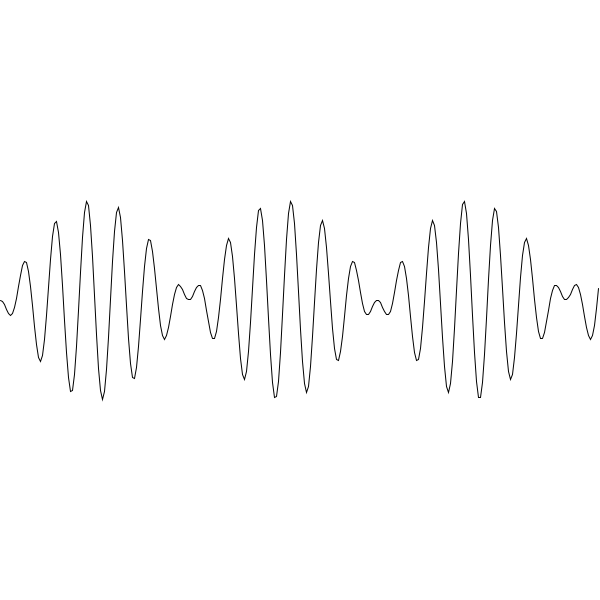
Frame 1 (no input)
Frame 60 (the mouse pressed at the canvas centre just before this capture): identical to frame 1, image omitted
Frame 120 (the mouse held since frame 60 and released just before this capture): identical to frame 1, image omitted

The Processing sketch that drew this single still picture (run headless with seeded random() and noise(); from frame 60 on, the mouse is pressed at the canvas centre):

// Processing sketch: processing_130531
// ── processing_130531.pde

/**
 Here is the same approach to drawing the sine wave, but now, we are
 "modulating" it with a nother sine wave with a different frequency.
 This creates more complicated curves.
 
 C. Andrews
 2014-01-27
 **/


int numPoints = 300;

void setup() {
  size(600, 600); 
  noFill();
}


void draw() {
  background(255);

  translate(0, height/2);

  float x = 0;
  float y = 0;
  float angle = width/numPoints;
  beginShape();
  for (int i = 0; i < numPoints; i++) {
    x = angle*i;
    y = sin(x/60)* 100 *sin(x/5);
    vertex(x, y);
  }
  endShape();
}
